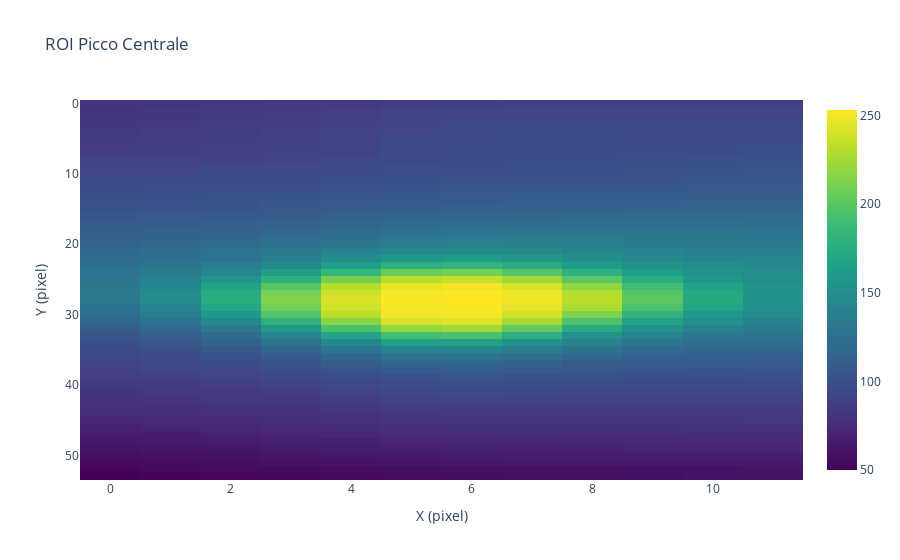

Notebook code cell kept with this figure:
### Code cell
# Plottare solo la ROI del picco centrale
frame = analyzer.frames[0]

# Estrai la ROI del picco centrale (indice 1)
top, bottom, left, right = frame.ROIs[1]  # 0=sinistra, 1=centro, 2=destra

# Estrai la regione dell'immagine
roi_data = frame.data[top:bottom, left:right]

# Visualizza (con transpose per allineare x e y correttamente)
import plotly.graph_objects as go

fig = go.Figure(
    data=go.Heatmap(
        z=roi_data,
        colorscale="Viridis",
    )
)
fig.update_layout(
    title="ROI Picco Centrale",
    xaxis_title="X (pixel)",
    yaxis_title="Y (pixel)",
    yaxis=dict(autorange="reversed"),  # Inverti Y per allineare con immagine
)
fig.show()

### Figure 1 — Plotly figure (JSON) as saved in the notebook; plotly's stock layout.template omitted (floating-point values rounded to 4 significant figures; data arrays with more than 128 entries replaced by an {"elided": "..."} marker saying what was removed)
{"data": [{"colorscale": [[0, "#440154"], [0.1111, "#482878"], [0.2222, "#3e4989"], [0.3333, "#31688e"], [0.4444, "#26828e"], [0.5556, "#1f9e89"], [0.6667, "#35b779"], [0.7778, "#6ece58"], [0.8889, "#b5de2b"], [1, "#fde725"]], "type": "heatmap", "z": {"elided": "54x12 float values"}}], "layout": {"title": {"text": "ROI Picco Centrale"}, "xaxis": {"title": {"text": "X (pixel)"}}, "yaxis": {"autorange": "reversed", "title": {"text": "Y (pixel)"}}}}
